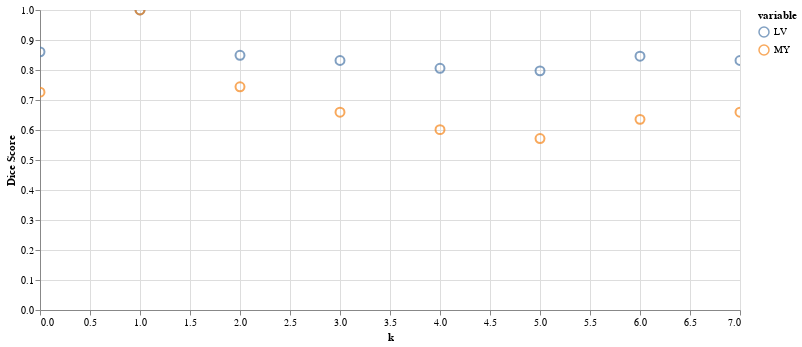

Notebook cell for this chart:
### Code cell
results = eval_dihedral_series(img(), trueMask(), trainedModel, components=['bg','LV','MY'])
plot_eval_series(results, chart_type="point")

### Figure 1 — Vega-Lite specification as saved in the notebook (floating-point values rounded to 4 significant figures)
{"config": {"view": {"continuousWidth": 400, "continuousHeight": 300}}, "data": {"name": "data-4760620bb9d8de17c3e745ab89967e62"}, "mark": {"type": "point", "size": 80}, "encoding": {"color": {"field": "variable", "type": "nominal"}, "tooltip": {"field": "Dice Score", "type": "quantitative"}, "x": {"field": "k", "type": "quantitative"}, "y": {"field": "Dice Score", "type": "quantitative"}}, "height": 300, "selection": {"selector017": {"type": "interval", "bind": "scales", "encodings": ["x", "y"]}}, "width": 700, "$schema": "https://vega.github.io/schema/vega-lite/v4.17.0.json", "datasets": {"data-4760620bb9d8de17c3e745ab89967e62": [{"k": 0, "variable": "LV", "Dice Score": 0.8604}, {"k": 1, "variable": "LV", "Dice Score": 1.0}, {"k": 2, "variable": "LV", "Dice Score": 0.8489}, {"k": 3, "variable": "LV", "Dice Score": 0.8317}, {"k": 4, "variable": "LV", "Dice Score": 0.8058}, {"k": 5, "variable": "LV", "Dice Score": 0.7971}, {"k": 6, "variable": "LV", "Dice Score": 0.846}, {"k": 7, "variable": "LV", "Dice Score": 0.8317}, {"k": 0, "variable": "MY", "Dice Score": 0.7262}, {"k": 1, "variable": "MY", "Dice Score": 1.0}, {"k": 2, "variable": "MY", "Dice Score": 0.744}, {"k": 3, "variable": "MY", "Dice Score": 0.6592}, {"k": 4, "variable": "MY", "Dice Score": 0.6012}, {"k": 5, "variable": "MY", "Dice Score": 0.5714}, {"k": 6, "variable": "MY", "Dice Score": 0.6354}, {"k": 7, "variable": "MY", "Dice Score": 0.6592}]}}
